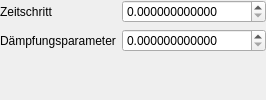
            <widget class="QWidget" name="Leapfrog">
             <layout class="QFormLayout" name="formLayout_6">
              <property name="leftMargin">
               <number>0</number>
              </property>
              <property name="topMargin">
               <number>0</number>
              </property>
              <property name="rightMargin">
               <number>0</number>
              </property>
              <property name="bottomMargin">
               <number>0</number>
              </property>
              <item row="0" column="0">
               <widget class="QLabel" name="label_21">
                <property name="text">
                 <string>Zeitschritt</string>
                </property>
               </widget>
              </item>
              <item row="0" column="1">
               <widget class="FancyDoubleSpinBox" name="dsbLeapfrogStep">
                <property name="decimals">
                 <number>12</number>
                </property>
                <property name="maximum">
                 <double>99999.000000000000000</double>
                </property>
               </widget>
              </item>
              <item row="1" column="0">
               <widget class="QLabel" name="label_22">
                <property name="text">
                 <string>Dämpfungsparameter</string>
                </property>
               </widget>
              </item>
              <item row="1" column="1">
               <widget class="FancyDoubleSpinBox" name="dsbLeapfrogSoft">
                <property name="decimals">
                 <number>12</number>
                </property>
                <property name="maximum">
                 <double>99999.000000000000000</double>
                </property>
               </widget>
              </item>
             </layout>
            </widget>
